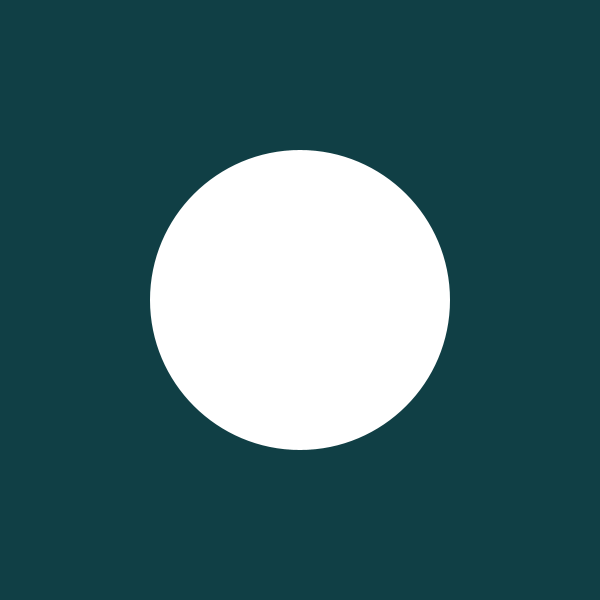
Frame 1 (no input)
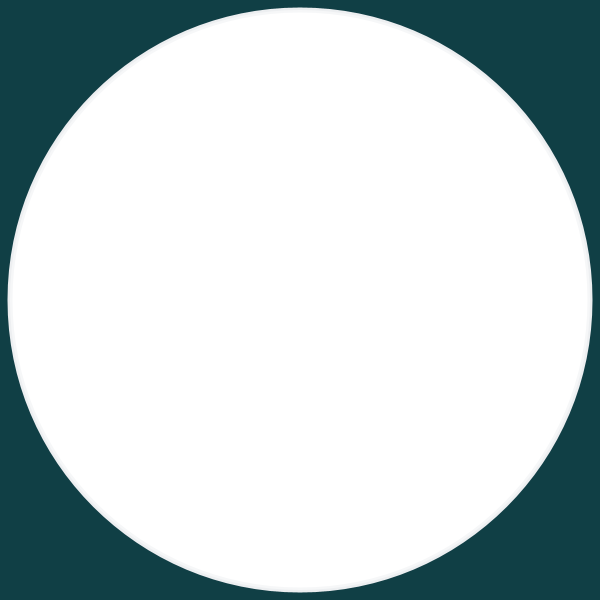
Frame 60 (the mouse pressed at the canvas centre just before this capture)
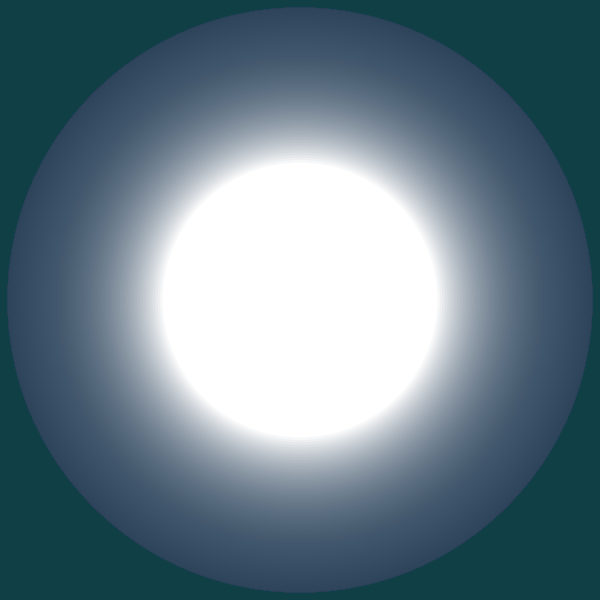
Frame 120 (the mouse held since frame 60 and released just before this capture)

The Processing sketch that drew these frames (run headless with seeded random() and noise(); from frame 60 on, the mouse is pressed at the canvas centre):

// Processing sketch: processing_148668
// ── processing_148668.pde

float xW = 300;
float direction = 5; 
 
void setup(){
  size(600,600);
  background(16,63,69);
}
 
void draw(){
  noStroke();
  fill(16,63,69,10); 
  rect(0,0,width,height);
   
  fill(255);  
  ellipse (width/2, height/2, xW, xW);

  
   
 
    xW = xW + direction;
   
  
  if ((xW > 580)||(xW < 1)){
    direction = direction * -1;
  } 
}
